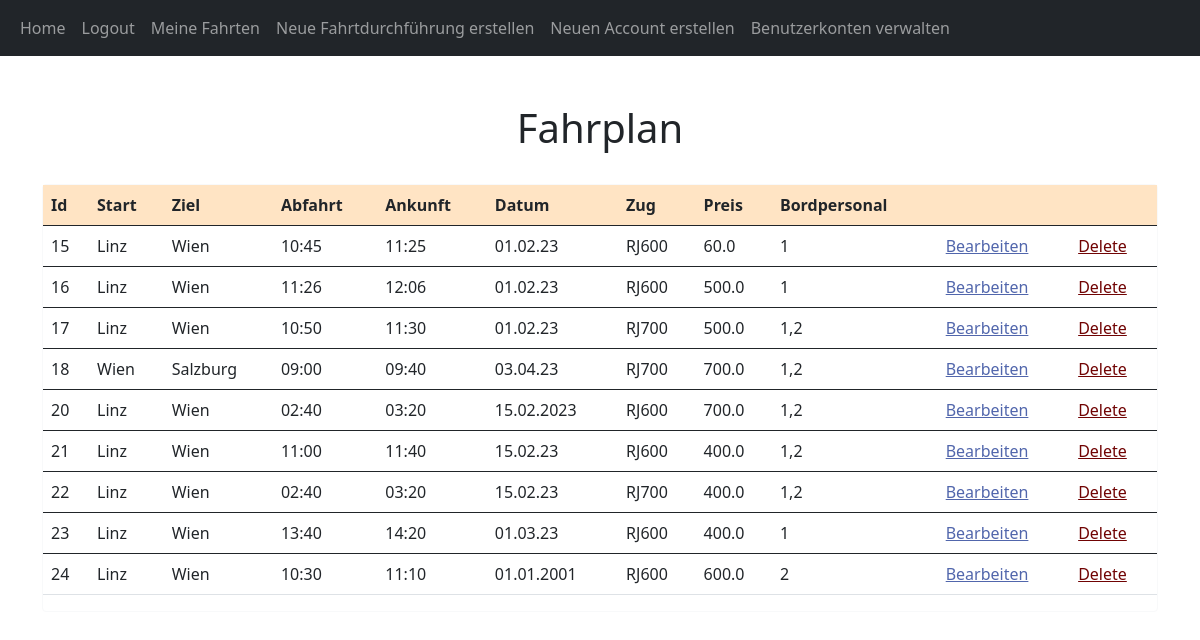
The app's page /home (signed in) with its own data.
### website/models.py (models this page shows, shortened)
class Post(db.Model):
    id = db.Column(db.Integer, primary_key=True)
    start = db.Column(db.String, nullable=False)
    ziel = db.Column(db.String, nullable=False)
    zug = db.Column(db.String, nullable=False)
    bordpersonal = db.Column(db.String, nullable=False)
    preis = db.Column(db.Float, nullable=False)
    datum = db.Column(db.String, nullable=False)
    uhrzeit = db.Column(db.String, nullable=False)
    ankunft = db.Column(db.String, nullable=False)
    strecken = db.Column(db.String, nullable=False)
    date_created = db.Column(db.DateTime(timezone=True), default=func.now())
    author = db.Column(db.Integer, db.ForeignKey(
        'user.id', ondelete="CASCADE"), nullable=False)

### website/views.py (the view)
@views.route("/")
@views.route("/home")
@login_required
def home():
    posts = Post.query.all()
    return render_template("home.html", user=current_user, posts=posts)

### website/__init__.py (called while the page is built)
def create_app():
    app = Flask(__name__)
    app.config['SECRET_KEY'] = "helloworld"
    app.config['SQLALCHEMY_DATABASE_URI'] = f'sqlite:///{DB_NAME}'
    db.init_app(app)
    from .views import views
    from .auth import auth
    app.register_blueprint(views, url_prefix="/")
    app.register_blueprint(auth, url_prefix="/")
    from .models import User, Post
    create_database(app)
    login_manager = LoginManager()
    login_manager.login_view = "auth.login"
    login_manager.init_app(app)
    @login_manager.user_loader
    def load_user(id):
        return User.query.get(int(id))
    return app

### website/models.py (called while the page is built)
    def get_admin(self):
        return self.admin

### website/templates/home.html
{% extends "posts_div.html" %} {% block title %}Home{% endblock %}

### website/templates/posts_div.html (shortened to what this page needs)
{% extends "base.html" %} {% block title %}Home{% endblock %} {% block content
%}
<link rl="stylesheet" href="/static/stylesl.css"/>
<h1 align="center">
  <br/>
  {% block header %}Fahrplan{% endblock %}</h1>
  <link rl="stylesheet" href="/static/stylesl.css"/>
<div id="posts">
  <br/>
  <div class="card border-light" align="center">
  <table class = "table table-hover">
    <thread>
      <tr class="table" style="background-color:bisque">
        <th scope="col">Id</th>
        <th scope="col">Start</th>
        <th scope="col">Ziel</th>
        <th scope="col">Abfahrt</th>
        <th scope="col">Ankunft</th>
        <th scope="col">Datum</th>
        <th scope="col">Zug</th>
        <th scope="col">Preis</th>
        <th scope="col">Bordpersonal</th>
        {% if user.get_admin() == 'True' %}
        <th scope="col"></th>
        <th scope="col"></th>
        {% endif %}
      </tr>
    </thread>
    {% for post in posts %}
        <tbody>
          <tr class="table">
              <td>{{post.id}}</td>
              <td>{{post.start}}</td>
              <td>{{post.ziel}}</td>
              <td>{{post.uhrzeit}}</td>
              <td>{{post.ankunft}}</td>
              <td>{{post.datum}}</td>
              <td>{{post.zug}}</td>
              <td>{{post.preis}}</td>
              <td>{{post.bordpersonal}}</td>
              {% if user.get_admin() == 'True' %}
              <td><a href="/bearbeiten/{{post.id}}" style="color: rgb(81, 102, 172)">Bearbeiten</a></td>
              <td><a href="/delete-post/{{post.id}}" style="color: rgb(112, 3, 3)">Delete</a></td>
              {% endif %}
          </tr>
        </tbody>
    {% endfor %}
  </table>
</div>
 {% endblock %}

### records on screen
Post: id "15", start "Linz", ziel "Wien", uhrzeit "10:45", ankunft "11:25", datum "01.02.23", zug "RJ600", preis "60.0", bordpersonal "1"
Post: id "16", start "Linz", ziel "Wien", uhrzeit "11:26", ankunft "12:06", datum "01.02.23", zug "RJ600", preis "500.0", bordpersonal "1"
Post: id "17", start "Linz", ziel "Wien", uhrzeit "10:50", ankunft "11:30", datum "01.02.23", zug "RJ700", preis "500.0", bordpersonal "1,2"
Post: id "18", start "Wien", ziel "Salzburg", uhrzeit "09:00", ankunft "09:40", datum "03.04.23", zug "RJ700", preis "700.0", bordpersonal "1,2"
Post: id "20", start "Linz", ziel "Wien", uhrzeit "02:40", ankunft "03:20", datum "15.02.2023", zug "RJ600", preis "700.0", bordpersonal "1,2"
Post: id "21", start "Linz", ziel "Wien", uhrzeit "11:00", ankunft "11:40", datum "15.02.23", zug "RJ600", preis "400.0", bordpersonal "1,2"
Post: id "22", start "Linz", ziel "Wien", uhrzeit "02:40", ankunft "03:20", datum "15.02.23", zug "RJ700", preis "400.0", bordpersonal "1,2"
Post: id "23", start "Linz", ziel "Wien", uhrzeit "13:40", ankunft "14:20", datum "01.03.23", zug "RJ600", preis "400.0", bordpersonal "1"
Post: id "24", start "Linz", ziel "Wien", uhrzeit "10:30", ankunft "11:10", datum "01.01.2001", zug "RJ600", preis "600.0", bordpersonal "2"
